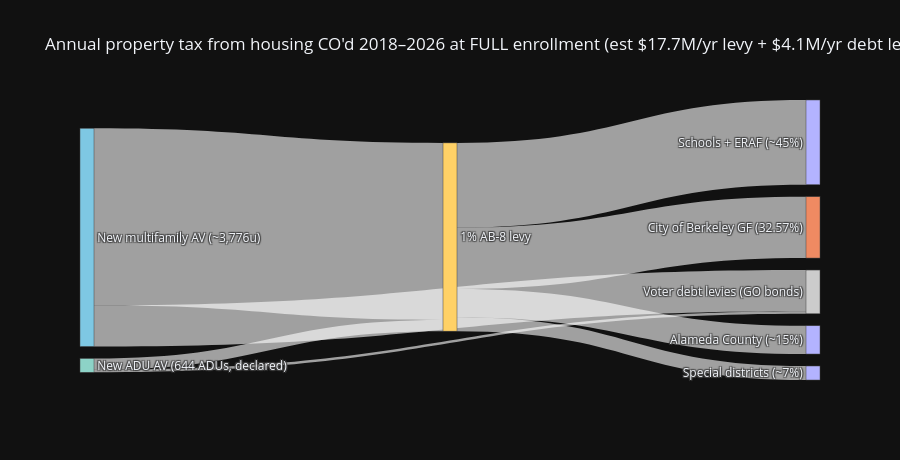

The notebook cell saved with this chart:
### Markdown cell above
## §7 — Where a new-housing property-tax dollar goes (Sankey 2): the derived increment
📝 **Before.** The §5 full-enrollment estimate flowing through the AB-8 split (city share exact at
32.57%; schools/county/special approximate — flagged in the baseline). The State's box is drawn at ZERO
by construction: property tax never leaves the county; ERAF's school dollars *relieve* the State's
Prop-98 obligation instead.

### Code cell
alloc = ext['allocation_approx']['value']
levy = full_av * 0.01 / 1e6          # $M/yr at full enrollment (derived §5)
debt = full_av * ext['city_debt_levy_rate']['value'] / 1e6
mf_share  = (mf_units * mf_av_per_unit) / full_av
labels2 = [f'New multifamily AV (~{mf_units:,}u)', f'New ADU AV ({adu_small_n} ADUs, declared)',
           '1% AB-8 levy', 'City of Berkeley GF (32.57%)', 'Schools + ERAF (~45%)',
           'Alameda County (~15%)', 'Special districts (~7%)', 'Voter debt levies (GO bonds)',
           'State of California ($0 direct)']
src2 = [0, 1, 2, 2, 2, 2, 0, 1]
dst2 = [2, 2, 3, 4, 5, 6, 7, 7]
val2 = [levy*mf_share, levy*(1-mf_share),
        levy*alloc['city'], levy*alloc['schools_incl_eraf'], levy*alloc['county'], levy*alloc['special_districts'],
        debt*mf_share, debt*(1-mf_share)]
fig = go.Figure(go.Sankey(
    node=dict(label=labels2, pad=12, thickness=14,
              color=['#7ec8e3', '#8dd3c7', '#ffd166', '#ef8a62', '#b3b3ff', '#b3b3ff', '#b3b3ff', '#cccccc', '#555555']),
    link=dict(source=src2, target=dst2, value=val2)))
fig.update_layout(template='plotly_dark', height=460,
                  title=f'Annual property tax from housing CO\'d 2018–2026 at FULL enrollment (est ${levy:.1f}M/yr levy + ${debt:.1f}M/yr debt levies)')
fig.show()
print(f"City GF increment at full enrollment: ${levy*alloc['city']:.1f}M/yr — vs the ~$30M structural deficit")

### Figure 1 — Plotly figure (JSON) as saved in the notebook; plotly's stock layout.template omitted (floating-point values rounded to 4 significant figures)
{"data": [{"link": {"source": [0, 1, 2, 2, 2, 2, 0, 1], "target": [2, 2, 3, 4, 5, 6, 7, 7], "value": [16.64, 1.051, 5.763, 7.963, 2.654, 1.315, 3.866, 0.2442]}, "node": {"color": ["#7ec8e3", "#8dd3c7", "#ffd166", "#ef8a62", "#b3b3ff", "#b3b3ff", "#b3b3ff", "#cccccc", "#555555"], "label": ["New multifamily AV (~3,776u)", "New ADU AV (644 ADUs, declared)", "1% AB-8 levy", "City of Berkeley GF (32.57%)", "Schools + ERAF (~45%)", "Alameda County (~15%)", "Special districts (~7%)", "Voter debt levies (GO bonds)", "State of California ($0 direct)"], "pad": 12, "thickness": 14}, "type": "sankey"}], "layout": {"height": 460, "title": {"text": "Annual property tax from housing CO'd 2018–2026 at FULL enrollment (est $17.7M/yr levy + $4.1M/yr debt levies)"}}}
